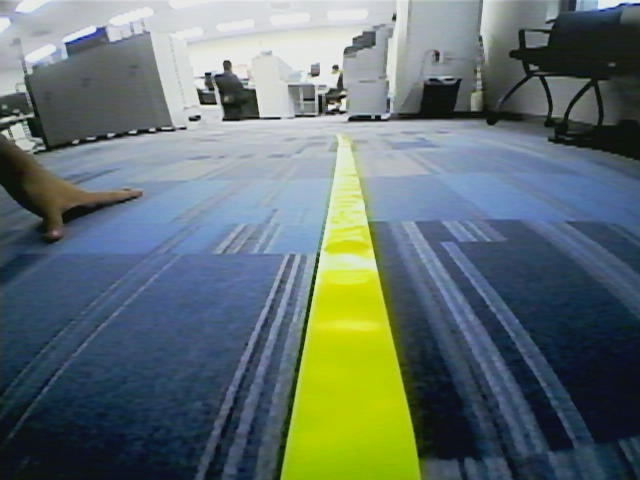
#> input picture LANE/lane02.jpg, 640 x 480 px, given in place of lane00.jpg, which was not available
$ python DECODER.py
#> lines starting #> are read from the running program, lines starting #| are printed output that depends on the picture; pictures that were not available may be replaced by others from this repository, and a replacement may not be noted
import numpy as np
import cv2
import glob

#Load parameters
mtx = np.load('mtx.npy')
#> (reads mtx.npy from the repository)
dist = np.load('dist.npy')
#> (reads dist.npy from the repository)

## Load one of the test images
img = cv2.imread('LANE/lane00.jpg')
#> img is the input picture: shape (480, 640, 3); mean B, G, R 111.3, 112.5, 98.3
h, w = img.shape[:2]
#> h = 480; w = 640

# Obtain the new camera matrix and undistort the image
newCameraMtx, roi = cv2.getOptimalNewCameraMatrix(mtx, dist, (w, h), 1, (w, h))
#> roi = (5, 28, 629, 420)

count = 0

for path in glob.iglob('LANE/*.jpg'):

	img = cv2.imread(path)
	undistortedImg = cv2.undistort(img,mtx,dist)
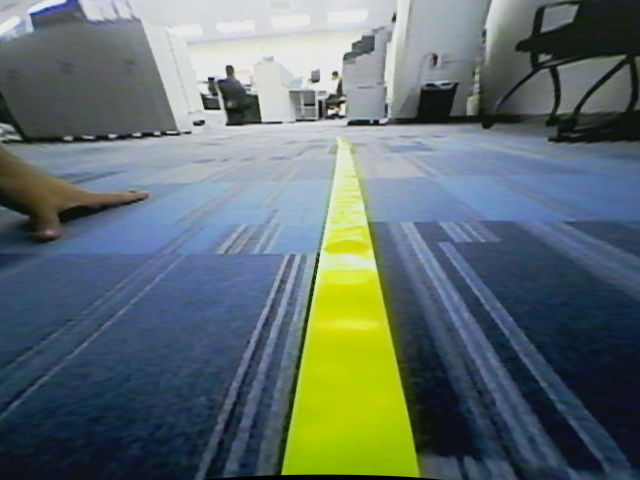
#> undistortedImg: shape (480, 640, 3); mean B, G, R 110, 110.5, 96.4
	x, y, w, h = roi
#> x = 5; y = 28; w = 629; h = 420
	undistortedImg = undistortedImg[y:y + h, x:x + w]
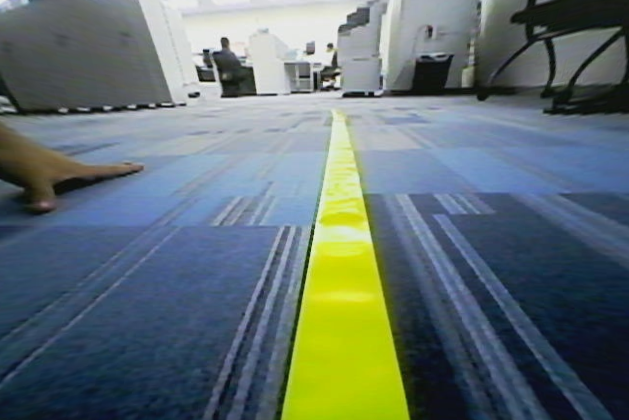
#> undistortedImg: shape (420, 629, 3); mean B, G, R 111.8, 111.2, 96.7
	cv2.imwrite('undistorted-LANE/lane%d.jpg'%count,undistortedImg)
	count +=1
#> pass 2 of the loop `for path in glob.iglob('LANE/*.jpg'):`:
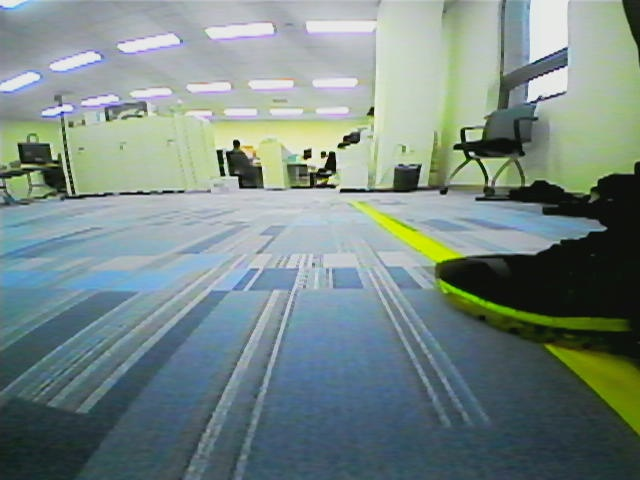
#> input picture LANE/lane102.jpg, 640 x 480 px
#> img is the input picture: shape (480, 640, 3); mean B, G, R 132.9, 136.8, 119.9
#> `undistortedImg = cv2.undistort(img,mtx,dist)`:
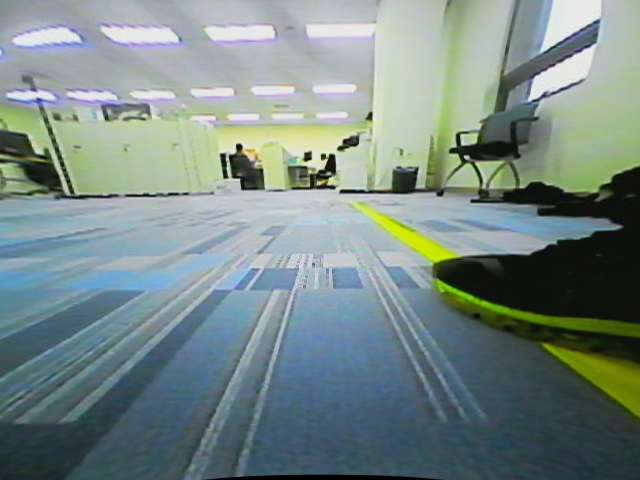
#> undistortedImg: shape (480, 640, 3); mean B, G, R 133.8, 137, 120.4
#> `undistortedImg = undistortedImg[y:y + h, x:x + w]`:
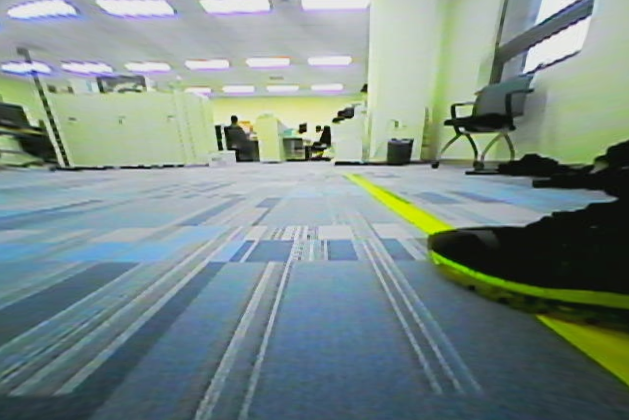
#> undistortedImg: shape (420, 629, 3); mean B, G, R 135.6, 139.7, 122.7
#> pass 3 of the loop `for path in glob.iglob('LANE/*.jpg'):`:
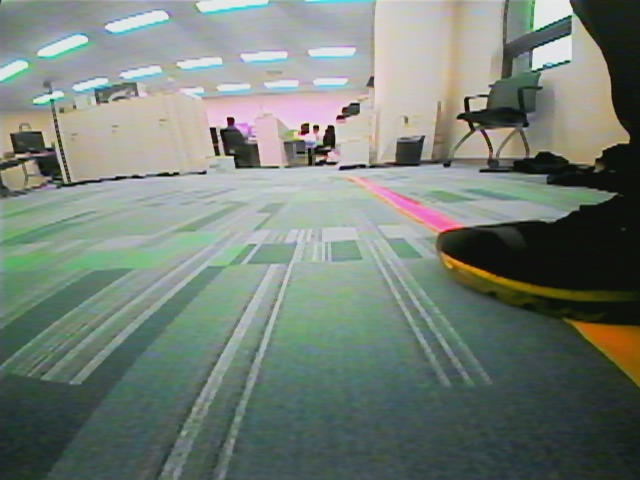
#> input picture LANE/lane104.jpg, 640 x 480 px
#> img is the input picture: shape (480, 640, 3); mean B, G, R 118.7, 127.5, 117.2
#> `undistortedImg = cv2.undistort(img,mtx,dist)`:
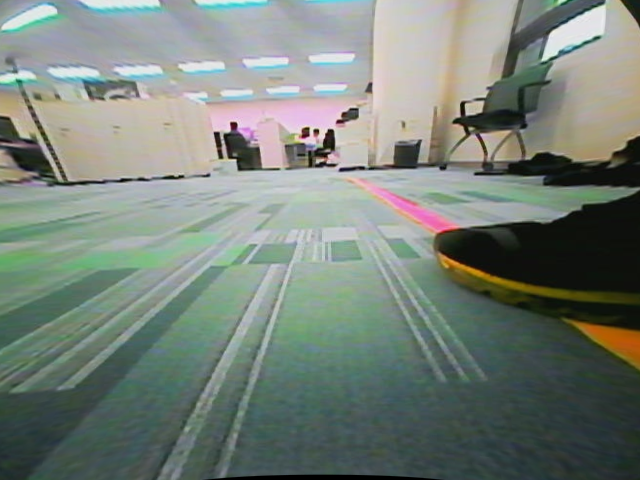
#> undistortedImg: shape (480, 640, 3); mean B, G, R 121.1, 129.6, 119.4
#> `undistortedImg = undistortedImg[y:y + h, x:x + w]`:
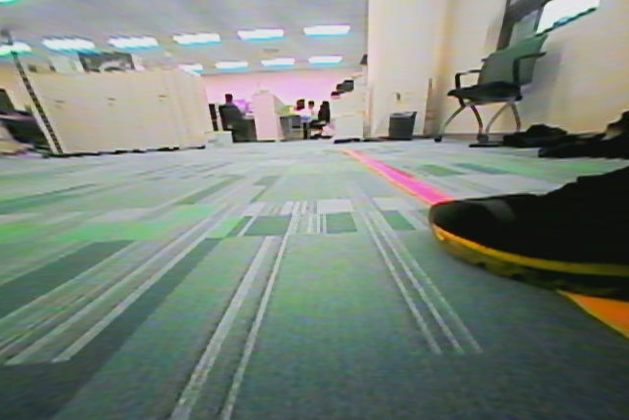
#> undistortedImg: shape (420, 629, 3); mean B, G, R 122.5, 131.8, 122
#> the loop made 4 passes; the first 3 are shown

#Clear all
cv2.destroyAllWindows()
